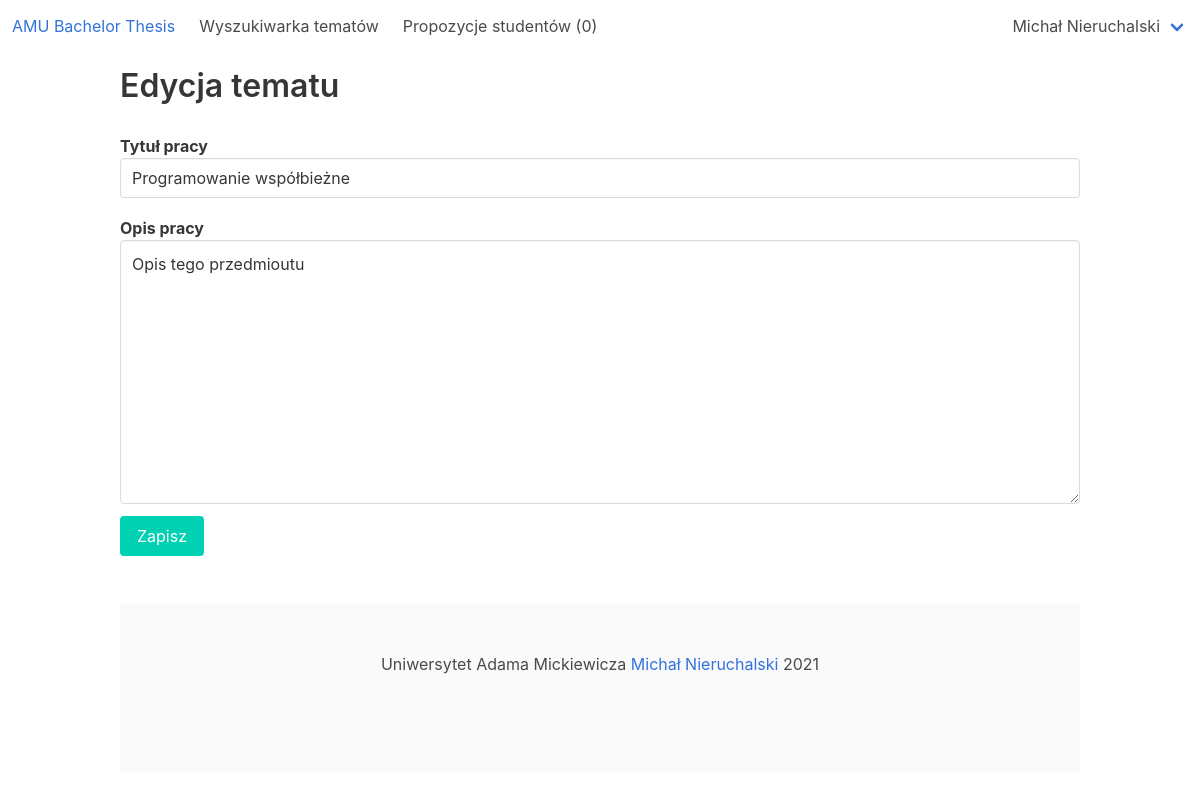
The page /amu_bachelor_thesis/thesis/edit/11 (signed in) on the database as committed earlier.
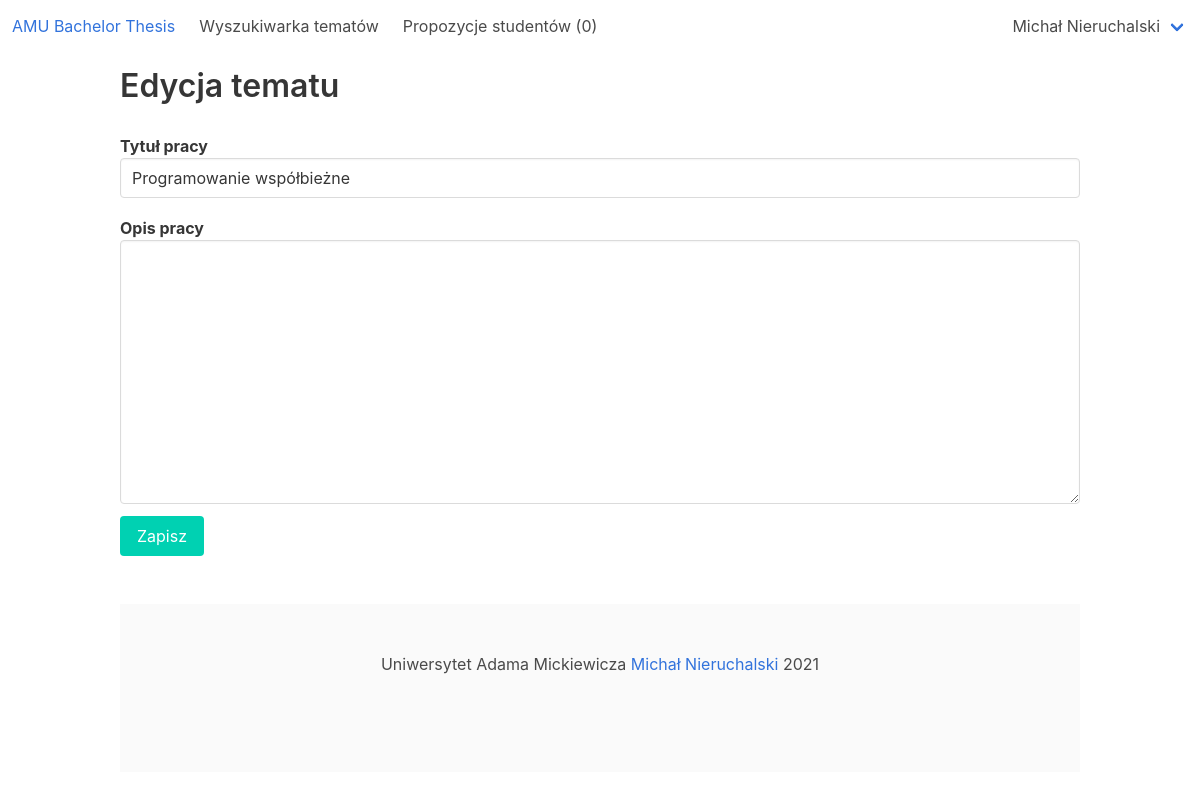
The same page on the database as committed later.
### amu_bachelor_thesis_app/models.py (models this page shows, shortened)
class Thesis(models.Model):
    title = models.CharField(max_length=255, blank=False, null=False)
    description = models.CharField(max_length=4000, blank=True, null=True)
    created_at = models.DateTimeField(null=False)
    edited_at = models.DateTimeField(null=True)
    lecturer = models.ForeignKey(Lecturer, on_delete=models.PROTECT, null=False)
    student = models.OneToOneField(Student, on_delete=models.SET_NULL, null=True)

### amu_bachelor_thesis_app/views/thesis_views.py (the view, shortened to what this page needs)
# urls.py: path('thesis/edit/<int:thesis_id>', thesis_views.edit_thesis, name="edit_thesis"),
@login_required
@user_passes_test(lambda user: user.is_lecturer())
def edit_thesis(request, thesis_id):
    thesis = get_object_or_404(Thesis, pk=thesis_id)
    if thesis.lecturer != request.user.lecturer:
        return HttpResponse('Permission denied', 403)
    if request.method == "GET":
        return render(request, 'amu_bachelor_thesis_app/thesis/edit_thesis.html', {'thesis': thesis})

### amu_bachelor_thesis_app/models.py (called while the page is built)
    def __str__(self):
        if self.role == User.STUDENT:
            return str(self.student)
        if self.role == User.LECTURER:
            return str(self.lecturer)
        return self.email

    def is_student(self):
        return self.role == User.STUDENT

    def is_lecturer(self):
        return self.role == User.LECTURER

    @property
    def is_superuser(self):
        return self.role == self.SUPERUSER

    def __str__(self):
        return self.first_name + ' ' + self.last_name

### amu_bachelor_thesis_app/templatetags/helpers.py (called while the page is built)
@register.simple_tag
def get_number_of_notifications(user):
    return user.notification_set.count()

@register.simple_tag
def has_notifications(user):
    return user.notification_set.filter(is_seen=False).count() == 0

### amu_bachelor_thesis_app/templatetags/lecturer.py (called while the page is built)
@register.simple_tag
def count_thesis_propositions(lecturer):
    return ThesisProposition.objects.filter(lecturer=lecturer, is_active=True).count()

### amu_bachelor_thesis_app/templates/amu_bachelor_thesis_app/thesis/edit_thesis.html (shortened to what this page needs)
{% extends 'amu_bachelor_thesis_app/base.html' %}
{% block content %}
    <h2 class="title">Edycja tematu</h2>
    <form method="post">
        <div class="field is-vertical">
            <div class="field-label is-normal has-text-left">
                <label class="label" for="thesis_title">Tytuł pracy</label>
            </div>
            <div class="field-body">
                <div class="field">
                    <p class="control">
                        <input type="text" class="input" name="thesis_title" id="thesis_title" value="{{ thesis.title }}" required />
                    </p>
                </div>
            </div>
        </div>
        <div class="field is-vertical">
            <div class="field-label is-normal has-text-left">
                <label class="label" for="thesis_description">Opis pracy</label>
            </div>
            <div class="field-body">
                <div class="field">
                    <p class="control">
                        <textarea class="textarea" name="thesis_description" id="thesis_description" rows="10">{% if thesis.description %}{{ thesis.description }}{% endif %}</textarea>
                    </p>
                </div>
            </div>
        </div>
        <button class="button is-primary" type="submit">
            Zapisz
        </button>
    </form>
{% endblock %}

Rows that differ between the two databases and show on the page:
changed Thesis "Programowanie współbieżne": thesis_description "Opis tego przedmioutu" → (not shown)
